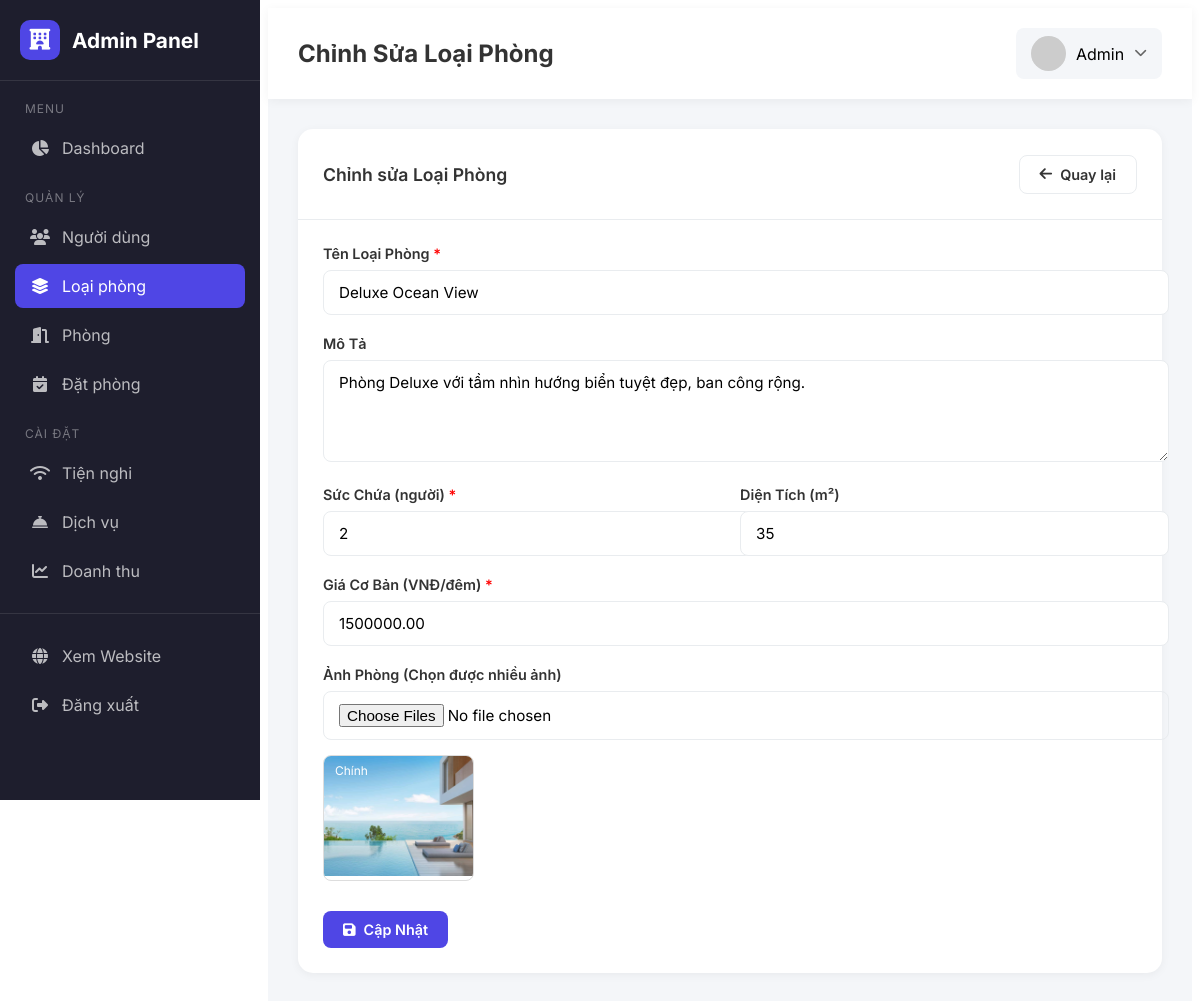
/public/admin/room-types/3/edit (signed in), run on the app's committed database.
### tables this page shows
CREATE TABLE `room_types` (
  `id` int(11) NOT NULL,
  `name` varchar(100) DEFAULT NULL,
  `description` text DEFAULT NULL,
  `size_m2` int(11) DEFAULT NULL,
  `capacity` int(11) DEFAULT NULL,
  `base_price` decimal(12,2) DEFAULT NULL
);

CREATE TABLE `room_images` (
  `id` int(11) NOT NULL,
  `room_type_id` int(11) NOT NULL,
  `room_id` int(11) DEFAULT NULL,
  `image_path` varchar(255) NOT NULL,
  `is_primary` tinyint(1) DEFAULT 0
);

### App/Controllers/Admin/RoomTypeController.php (called while the page is built, shortened)
<?php
class RoomTypeController extends Controller
{
    private RoomType $roomTypeModel;
    public function __construct()
    {
        $this->roomTypeModel = new RoomType();
    }
    public function edit(int $id): void
    {
        $roomType = $this->roomTypeModel->getFullDetail($id);
        if (!empty($roomType['images'])) {
            foreach ($roomType['images'] as $img) {
                if ($img['is_primary']) {
                    $roomType['image_path'] = $img['image_path'];
                    break;
                }
            }
        }
        $this->render('Admin/room-types/form', [
            'title' => 'Sửa loại phòng - Admin',
            'pageTitle' => 'Chỉnh Sửa Loại Phòng',
            'currentPage' => 'room-types',
            'roomType' => $roomType,
        ]);
    }
}

### Public/index.php (called while the page is built, shortened)
<?php
require __DIR__ . '/bootstrap.php';
Router::dispatch();

### Public/bootstrap.php (called while the page is built, shortened)
<?php
spl_autoload_register(function (string $class): void {
    $prefix = 'App\\';
    $baseDir = BASE_PATH . DIRECTORY_SEPARATOR . 'App' . DIRECTORY_SEPARATOR;
    $len = strlen($prefix);
    $relativeClass = substr($class, $len);
    $file = $baseDir . str_replace('\\', DIRECTORY_SEPARATOR, $relativeClass) . '.php';
});
require BASE_PATH . DIRECTORY_SEPARATOR . 'App' . DIRECTORY_SEPARATOR . 'Core' . DIRECTORY_SEPARATOR . 'Help.php';

### App/Core/Database.php (called while the page is built, shortened)
<?php
class Database
{
    private static ?Database $instance = null;
    private ?PDO $pdo = null;
    private array $config;
    private function __construct()
    {
        $configPath = dirname(__DIR__, 2) . DIRECTORY_SEPARATOR . 'Config' . DIRECTORY_SEPARATOR . 'database.php';
        $this->config = require $configPath;
    }
    public static function getInstance(): self
    {
        if (self::$instance === null) {
            self::$instance = new self();
        }
        return self::$instance;
    }
    private function connect(): void
    {
        $dsn = sprintf(
            'mysql:host=%s;port=%d;dbname=%s;charset=%s',
            $this->config['host'],
            $this->config['port'] ?? 3306,
            $this->config['dbname'],
            $this->config['charset'] ?? 'utf8mb4'
        );
        try {
            $this->pdo = new PDO(
                $dsn,
                $this->config['username'],
                $this->config['password'],
                $this->config['options'] ?? []
            );
        } catch (PDOException $e) {
            throw new PDOException(
                'Kết nối database thất bại: ' . $e->getMessage(),
                (int) $e->getCode()
            );
        }
    }
    public function getConnection(): PDO
    {
        return $this->pdo;
    }
}

### Config/database.php (called while the page is built)
<?php
return [
    'host'     => 'localhost',
    'port'     => 3306,
    'dbname'   => 'booking_hotel',
    'username' => 'root',
    'password' => '',
    'charset'  => 'utf8mb4',
    'options'  => [
        PDO::ATTR_ERRMODE            => PDO::ERRMODE_EXCEPTION,
        PDO::ATTR_DEFAULT_FETCH_MODE => PDO::FETCH_ASSOC,
        PDO::ATTR_EMULATE_PREPARES   => false,
    ],
];

### App/Core/Model.php (called while the page is built, shortened)
<?php
abstract class Model
{
    protected PDO $pdo;
    protected string $table = '';
    protected string $primaryKey = 'id';
    public function __construct()
    {
        $this->pdo = Database::getInstance()->getConnection();
    }
    public function findById($id): ?array
    {
        $sql = "SELECT * FROM `{$this->table}` WHERE `{$this->primaryKey}` = ? LIMIT 1";
        $stmt = $this->pdo->prepare($sql);
        $stmt->execute([$id]);
        $row = $stmt->fetch(PDO::FETCH_ASSOC);
        return $row ?: null;
    }
}

### App/Models/RoomType.php (called while the page is built, shortened)
<?php
class RoomType extends Model
{
    public function getFullDetail(int $id): ?array
    {
        $roomType = $this->findById($id);
        $sqlImages = "
            SELECT image_path, is_primary, room_id
            FROM `room_images`
            WHERE room_type_id = ?
            ORDER BY (room_id IS NULL) DESC, is_primary DESC, id DESC
        ";
        $stmtImages = $this->pdo->prepare($sqlImages);
        $stmtImages->execute([$id]);
        $roomType['images'] = $stmtImages->fetchAll(\PDO::FETCH_ASSOC) ?: [];
        $sqlAmenities = "
            SELECT a.*
            FROM `amenities` a
            JOIN `room_type_amenities` rta ON a.id = rta.amenity_id
            WHERE rta.room_type_id = ?
        ";
        $stmtAmenities = $this->pdo->prepare($sqlAmenities);
        $stmtAmenities->execute([$id]);
        $roomType['amenities'] = $stmtAmenities->fetchAll(\PDO::FETCH_ASSOC) ?: [];
        return $roomType;
    }
}

### App/Core/Help.php (called while the page is built, shortened)
<?php
function url(string $path = ''): string
{
    $baseUrl = defined('APP_URL') ? rtrim(APP_URL, '/') : '/doan/public';
    return $baseUrl . '/' . ltrim($path, '/');
}

### App/Views/Admin/room-types/form.php (the view)
<div class="admin-card">
    <div class="admin-card-header">
        <h2 class="admin-card-title">
            <?= $roomType ? 'Chỉnh sửa' : 'Thêm mới' ?> Loại Phòng
        </h2>
        <a href="<?= \App\Core\url('/admin/room-types') ?>" class="admin-btn admin-btn-outline">
            <i class="fa-solid fa-arrow-left"></i> Quay lại
        </a>
    </div>
    <div class="admin-card-body">
        <form action="<?= \App\Core\url($roomType ? '/admin/room-types/' . $roomType['id'] . '/update' : '/admin/room-types/store') ?>"
            method="POST" enctype="multipart/form-data">
            <div class="admin-form-group">
                <label>Tên Loại Phòng <span style="color: red;">*</span></label>
                <input type="text" name="name" class="admin-form-control"
                    value="<?= htmlspecialchars($roomType['name'] ?? '') ?>" required>
            </div>
            <div class="admin-form-group">
                <label>Mô Tả</label>
                <textarea name="description" class="admin-form-control"
                    rows="4"><?= htmlspecialchars($roomType['description'] ?? '') ?></textarea>
            </div>
            <div class="admin-form-row">
                <div class="admin-form-group">
                    <label>Sức Chứa (người) <span style="color: red;">*</span></label>
                    <input type="number" name="capacity" class="admin-form-control"
                        value="<?= $roomType['capacity'] ?? 2 ?>" min="1" required>
                </div>
                <div class="admin-form-group">
                    <label>Diện Tích (m²)</label>
                    <input type="number" name="size_m2" class="admin-form-control"
                        value="<?= $roomType['size_m2'] ?? '' ?>" min="1">
                </div>
            </div>
            <div class="admin-form-group">
                <label>Giá Cơ Bản (VNĐ/đêm) <span style="color: red;">*</span></label>
                <input type="number" name="base_price" class="admin-form-control"
                    value="<?= $roomType['base_price'] ?? '' ?>" min="0" required>
            </div>
            <div class="admin-form-group">
                <label>Ảnh Phòng (Chọn được nhiều ảnh)</label>
                <input type="file" name="images[]" class="admin-form-control" accept="image/*" multiple>
                <?php if (!empty($roomType['images'])): ?>
                    <div
                        style="margin-top: 15px; display: grid; grid-template-columns: repeat(auto-fill, minmax(150px, 1fr)); gap: 15px;">
                        <?php foreach ($roomType['images'] as $img): ?>
                            <div style="position: relative; border-radius: 8px; overflow: hidden; border: 1px solid #ddd;">
                                <img src="<?= htmlspecialchars($img['image_path']) ?>" alt="Room Image"
                                    style="width: 100%; height: 120px; object-fit: cover;">
                                <?php if ($img['is_primary']): ?>
                                    <span
                                        style="position: absolute; top: 5px; left: 5px; background: var(--primary); color: #fff; padding: 2px 6px; font-size: 0.75rem; border-radius: 4px;">Chính</span>
                                <?php endif; ?>
                            </div>
                        <?php endforeach; ?>
                    </div>
                <?php endif; ?>
            </div>
            <div style="margin-top: 30px;">
                <button type="submit" class="admin-btn admin-btn-primary">
                    <i class="fa-solid fa-save"></i>
                    <?= $roomType ? 'Cập Nhật' : 'Thêm Mới' ?>
                </button>
            </div>
        </form>
    </div>
</div>

### App/Core/Router.php (shortened to what this page needs)
<?php
class Router
{
    private static array $routes = [];
    private static ?string $basePath = null;
    private static function addRoute(string $method, string $path, string $controller, string $action, $middlewares = []): void
    {
        $middlewares = is_array($middlewares) ? $middlewares : [$middlewares];
        self::$routes[] = [
            'method' => strtoupper($method),
            'path' => self::normalizePath($path),
            'controller' => $controller,
            'action' => $action,
            'middlewares' => array_filter($middlewares),
        ];
    }
    private static function normalizePath(string $path): string
    {
        $path = trim($path, '/');
        return $path === '' ? '/' : '/' . $path;
    }
    public static function dispatch(): void
    {
        $method = $_SERVER['REQUEST_METHOD'] ?? 'GET';
        $uri = self::getCurrentUri();
        foreach (self::$routes as $route) {
            if ($route['method'] !== $method) {
                continue;
            }
            $params = [];
            if (self::matchRoute($route['path'], $uri, $params)) {
                $controllerClass = $route['controller'];
                $action = $route['action'];
                $middlewares = $route['middlewares'] ?? [];
                $runController = function () use ($controllerClass, $action, $params) {
                    if (!class_exists($controllerClass)) {
                        self::handleError(404, "Controller not found: {$controllerClass}");
                        return;
                    }
                    $controller = new $controllerClass();
                    if (!method_exists($controller, $action)) {
                        self::handleError(404, "Method not found: {$controllerClass}::{$action}()");
                        return;
                    }
                    call_user_func_array([$controller, $action], $params);
                };
                $next = $runController;
                foreach (array_reverse($middlewares) as $middlewareClass) {
                    $current = $next;
                    $next = function () use ($middlewareClass, $current) {
                        $m = new $middlewareClass();
                        $m->handle($current);
                    };
                }
                $next();
                return;
            }
        }
    }
    private static function matchRoute(string $pattern, string $uri, array &$params = []): bool
    {
        $params = [];
        $patternParts = explode('/', trim($pattern, '/'));
        $uriParts = explode('/', trim($uri, '/'));
        if (count($patternParts) !== count($uriParts)) {
            return false;
        }
        foreach ($patternParts as $index => $part) {
            if (preg_match('/^{(\w+)}$/', $part, $matches)) {
                $params[] = $uriParts[$index] ?? null;
            } elseif ($part !== ($uriParts[$index] ?? '')) {
                return false;
            }
        }
        return true;
    }
    private static function getCurrentUri(): string
    {
        $uri = $_SERVER['REQUEST_URI'] ?? '/';
        $uri = parse_url($uri, PHP_URL_PATH);
        $basePath = self::getBasePath();
        if ($basePath && strpos($uri, $basePath) === 0) {
            $uri = substr($uri, strlen($basePath));
        }
        return self::normalizePath($uri);
    }
    private static function getBasePath(): string
    {
        if (self::$basePath !== null) {
            return self::$basePath;
        }
        $scriptName = $_SERVER['SCRIPT_NAME'] ?? '';
        $scriptDir = dirname($scriptName);
        self::$basePath = $scriptDir === '/' ? '' : $scriptDir;
        return self::$basePath;
    }
    public static function setBasePath(string $path): void
    {
        self::$basePath = rtrim($path, '/');
    }
}

### Public/assets/css/admin.css (style rules this page uses)
:root { --admin-primary: #4f46e5; --admin-primary-dark: #4338ca; --admin-sidebar-bg: #1e1e2d; --admin-sidebar-hover: #2a2a3d; --admin-header-bg: #fff; --admin-body-bg: #f4f6f9; --admin-card-bg: #fff; --admin-text: #333; --admin-text-light: #6c757d; --admin-border: #e9ecef; --admin-success: #10b981; --admin-warning: #f59e0b; --admin-danger: #ef4444; --admin-info: #3b82f6; --admin-font: 'Inter', -apple-system, BlinkMacSystemFont, 'Segoe UI', Roboto, sans-serif; }
.admin-wrapper *:not(i):not([class*="fa-"]) { font-family: inherit; }
.admin-card { background: var(--admin-card-bg); border-radius: 15px; box-shadow: 0 2px 10px rgba(0, 0, 0, 0.05); margin-bottom: 25px; }
.admin-card-header { padding: 20px 25px; border-bottom: 1px solid var(--admin-border); display: flex; align-items: center; justify-content: space-between; }
.admin-card-title { font-size: 1.1rem; font-weight: 600; color: var(--admin-text); }
.admin-card-body { padding: 25px; }
.admin-btn { display: inline-flex; align-items: center; gap: 8px; padding: 10px 20px; border-radius: 8px; font-weight: 600; font-size: 0.9rem; cursor: pointer; border: none; transition: all 0.2s ease; text-decoration: none; }
.admin-btn-primary { background: var(--admin-primary); color: #fff; }
.admin-btn-outline { background: transparent; border: 1px solid var(--admin-border); color: var(--admin-text); }
.admin-form-group { margin-bottom: 20px; }
.admin-form-group label { display: block; margin-bottom: 8px; font-weight: 600; color: var(--admin-text); font-size: 0.9rem; }
.admin-form-control { width: 100%; padding: 12px 15px; border: 1px solid var(--admin-border); border-radius: 8px; font-size: 0.95rem; transition: all 0.2s ease; font-family: inherit; }
.admin-form-row { display: grid; grid-template-columns: repeat(2, 1fr); gap: 20px; }

### data on the page
room_types: name "Deluxe Ocean View", description "Phòng Deluxe với tầm nhìn hướng biển tuyệt đẹp, ban công rộng.", capacity "2", size_m2 "35", base_price "1500000.00"
room_images: image_path (picture), is_primary "Chính"
